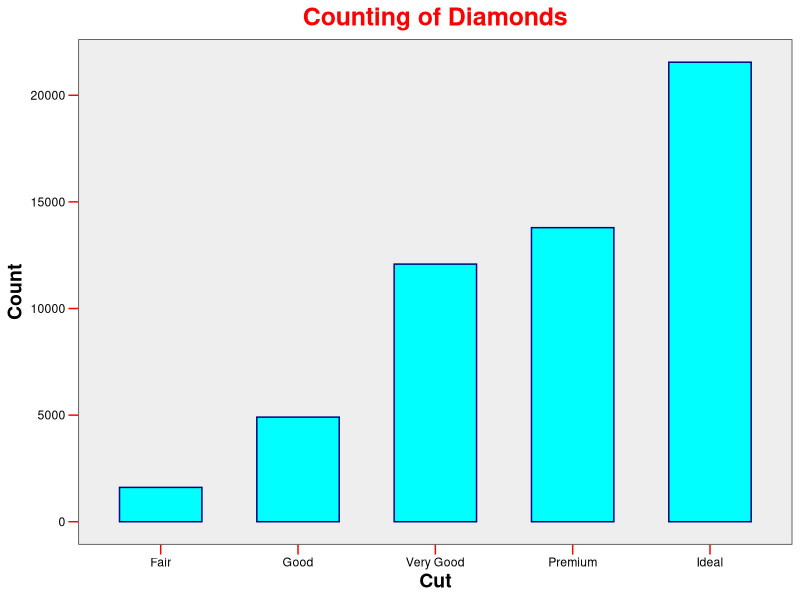

The R source for this figure:
library(ggplot2)
df <- diamonds

df_summary <- aggregate(carat ~ cut, df, FUN = length)
names(df_summary)[2] <- "count"

ggplot(data = df_summary, mapping = aes(x = cut, y = count)) +
  geom_col(color = "navy", fill = "#00FFFF", width = 0.6) +
  theme_bw() +
  labs(x = "Cut", y = "Count",
       title = "Counting of Diamonds") +
  theme(
    panel.grid.minor = element_blank(),
    panel.grid.major = element_blank(),
    panel.background = element_rect(fill = "#EEEEEE"),
    plot.title = element_text(face = "bold", size = 18, hjust = 0.5,colour = "red"),
    axis.title = element_text(face = "bold", size = 14),
    axis.text = element_text(colour = "black"),
    axis.ticks = element_line(colour = "red"),
    axis.ticks.length = unit(0.25, "cm")
  )
